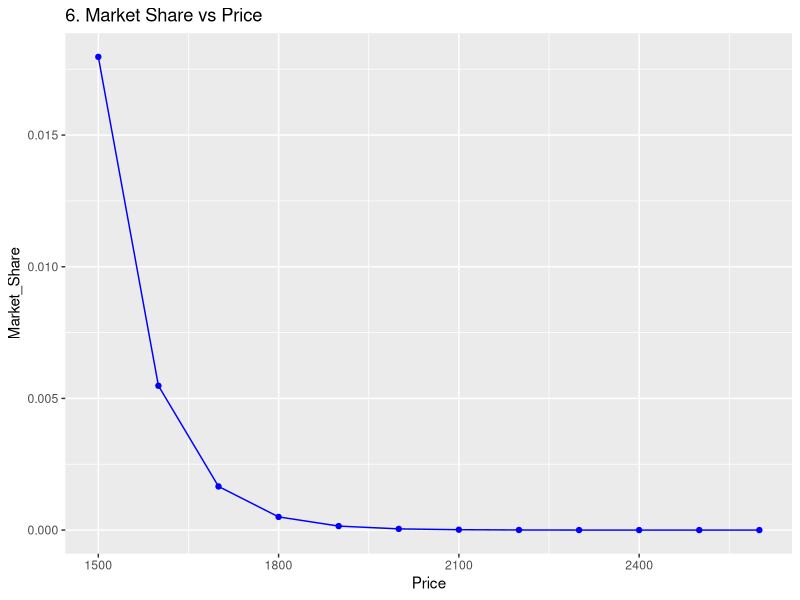
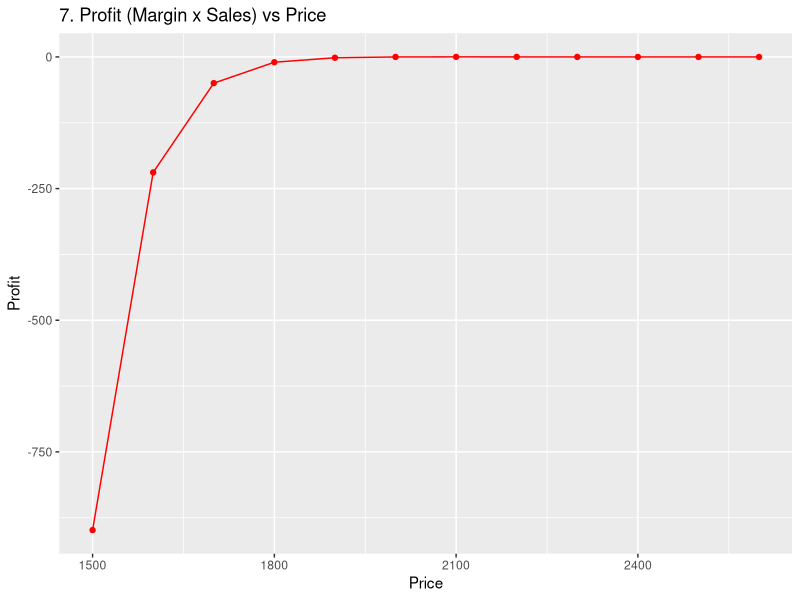
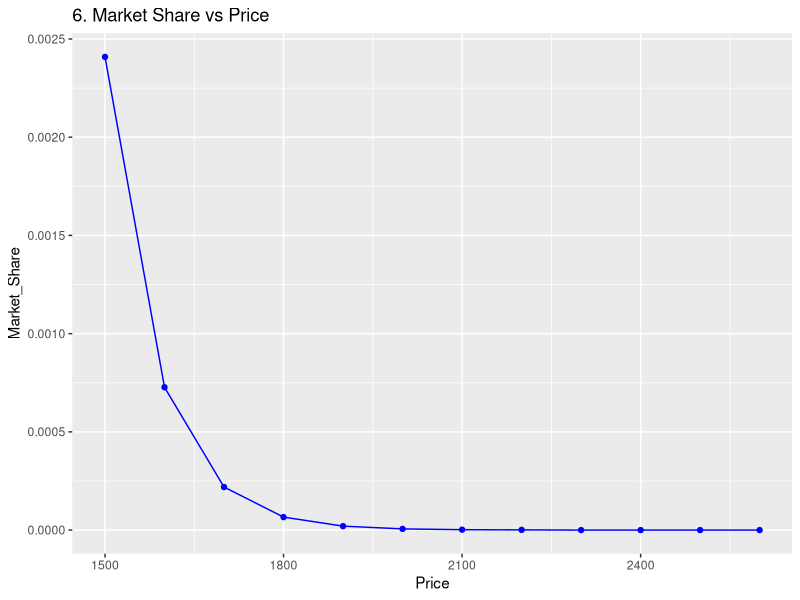
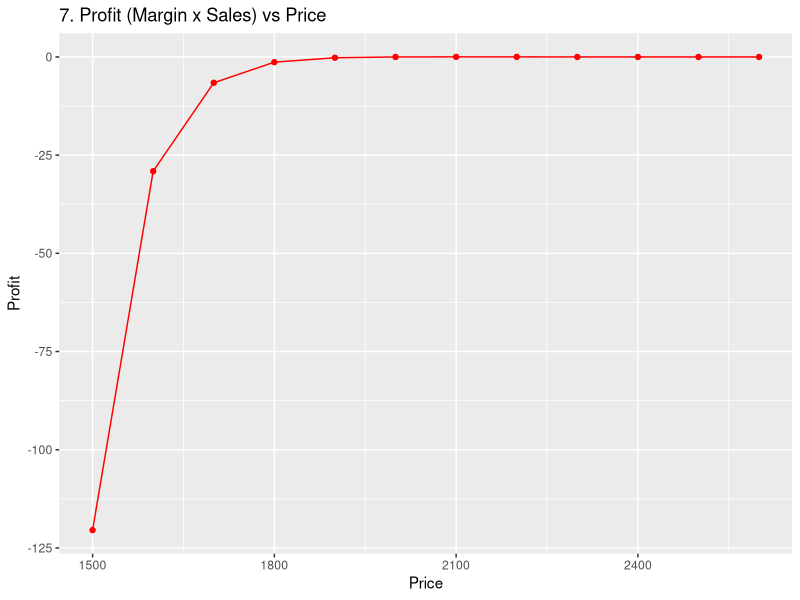
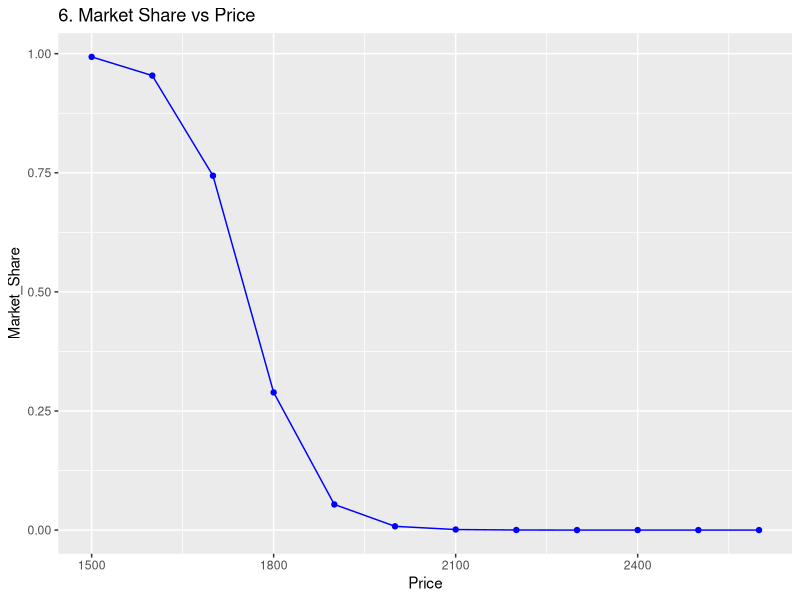
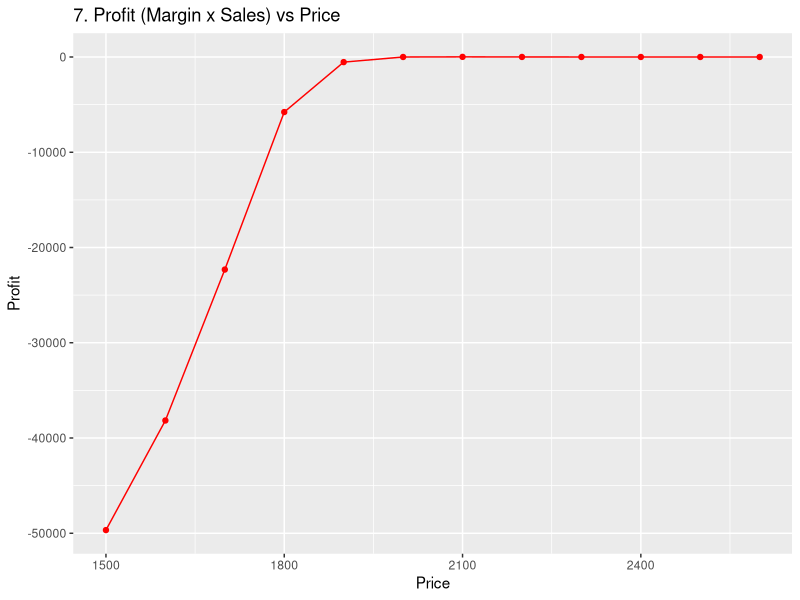
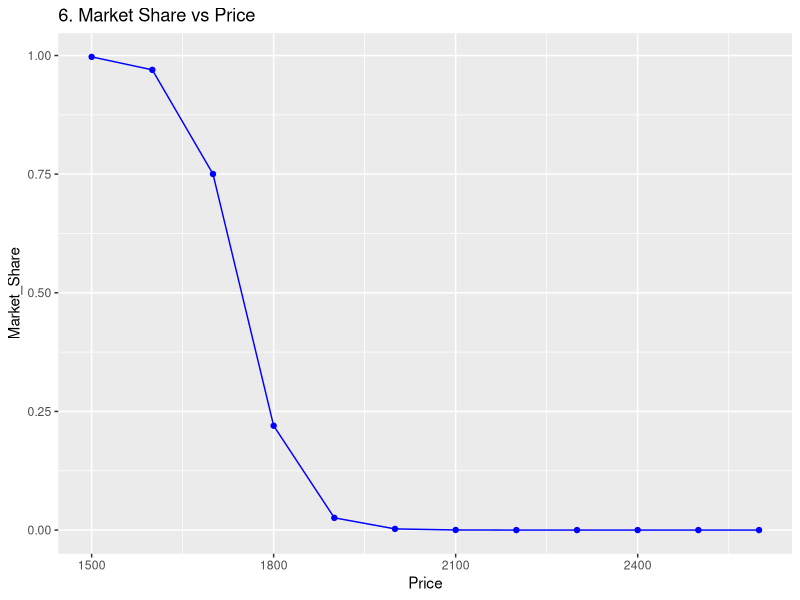
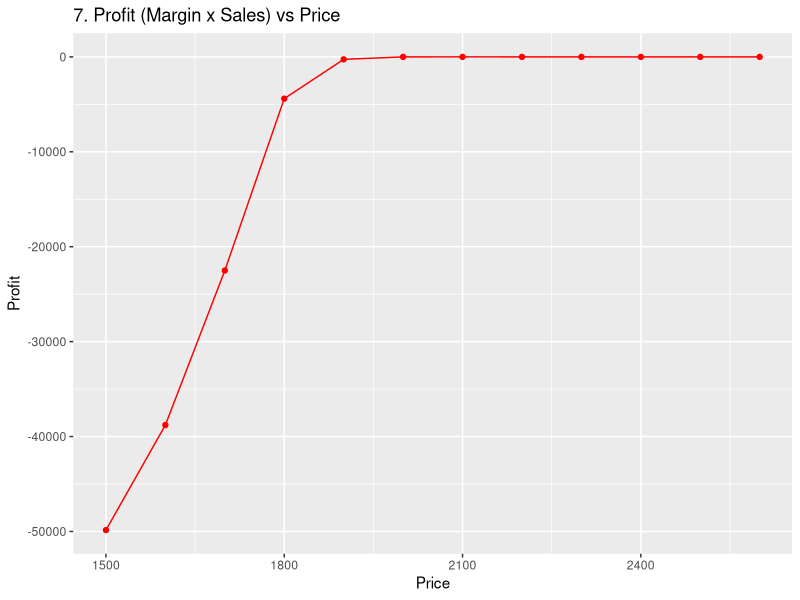

R code for these plots, in order:
library(readxl)
library(dplyr)
library(ggplot2)

setwd("~/Documents/UC Davis/BAX - 442/Class2/Conjoint")

asha <- c(21,20,19,24,23,22,9,8,7,12,11,10,15,14,13,18,17,16,3,2,1,6,5,4)
kavish <- c(11,10,12,23,24,22,7,8,9,19,21,20,5,4,6,17,18,16,2,3,1,14,15,13)
keshore <- c(17,11,16,22,20,24,14,10,13,23,21,18,3,5,12,1,2,19,7,9,4,15,8,6)
neon <- c(14,15,12,23,21,19,18,17,16,24,22,20,4,5,1,11,6,8,7,2,3,13,9,10) 
vinit <- c(15,13,7,23,24,14,10,12,11,21,22,9,6,16,8,19,20,4,2,3,1,17,18,5)

hw1 = function(pref_vector) {
  
  design_matrix <- read_excel("Design Matrix.xlsx")
  names(design_matrix) <- c("Screen_75", "Screen_85", "Resolution", "Brand", "Price", "Profile_Num", "Profile")
  
  preference <- pref_vector
  
  cost <- data.frame(intercept = 1000, screen_75_inch = 500, screen_85_inch = 1000, resolution = 250, brand = 250)
  own_brand <- data.frame(intercept = 1, screen_75_inch = 0, screen_85_inch = 1, resolution = 0, brand = 0, price = 1500)
  sony_brand <- data.frame(intercept = 1, screen_75_inch = 1, screen_85_inch = 0, resolution = 1, brand = 1, price = 2500)
  sharp_brand <- data.frame(intercept = 1, screen_75_inch = 0, screen_85_inch = 1, resolution = 1, brand = 0, price = 2000)
  market_size <- 100
  net_cost <- sum(subset(own_brand, select = -c(price))*cost)
  
  screen_75 <- as.matrix(design_matrix["Screen_75"])
  screen_85 <- as.matrix(design_matrix["Screen_85"])
  resolution <- as.matrix(design_matrix["Resolution"])
  brand <- as.matrix(design_matrix["Brand"])
  price <- as.matrix(design_matrix["Price"])
  
  lm_model = lm(preference ~ screen_75 + screen_85 + resolution + brand + price)
  
  partworths <- data.frame(t(summary(lm_model)$coefficients[,1]))
  colnames(partworths) <- c("Intercept", "Screen_75", "Screen_85", "Resolution", "Brand", "Price")
  
  print("1. Partworths:")
  print(partworths)
  
  attributes <- data.frame(Attributes = c("Screen Size", "Screen Resolution", "Brand Name", "Price"),
                           Range = c(pmax(0, partworths["Screen_75"], partworths["Screen_85"]) - pmin(0, partworths["Screen_75"], partworths["Screen_85"]),
                                     pmax(0, partworths["Resolution"]) - pmin(0, partworths["Resolution"]),
                                     pmax(0, partworths["Brand"]) - pmin(0, partworths["Brand"]),
                                     pmax(0, partworths["Price"]) - pmin(0, partworths["Price"])))
  attributes["Importance"] <- round(attributes["Range"] * 100 / sum(attributes["Range"]),0)
  attributes["Importance"] <- lapply(attributes["Importance"], paste0, '%')
  
  print("2. Attribute Importance:") 
  print(attributes["Importance"])
  
  cost_saving <- pmax(sony_brand$price, sharp_brand$price) - pmin(sony_brand$price, sharp_brand$price)
  price_per_util <- cost_saving/abs(partworths["Price"])
  wtp <- subset(partworths, select = -c(Price)) * c(price_per_util)
  
  print("3. Willingness to Pay:")
  print(wtp)
  
  utility_func <- function(ob_price, brand=own_brand) {
    return(sum(subset(brand, select = -c(price)) * subset(partworths, select = -c(Price))) 
              + (partworths["Price"][1,] * 
                (ob_price - pmin(sony_brand$price, sharp_brand$price)) /
                (pmax(sony_brand$price, sharp_brand$price) - pmin(sony_brand$price, sharp_brand$price))))
  }
  
  utility <- rbind(utility_func(sony_brand$price, sony_brand), utility_func(sharp_brand$price, sharp_brand))
  attractiveness <- exp(utility)
  
  final_df <- data.frame(Price = seq(1500, 2600, 100))
  final_df["Attractiveness"] <- exp(unlist(lapply(final_df$Price, utility_func)))
  total_attractiveness <- final_df["Attractiveness"] + attractiveness[1,] + attractiveness[2,]
  final_df["Market_Share"] <- round(final_df["Attractiveness"] / total_attractiveness, 6)
  final_df["Sales"] <- final_df["Market_Share"] * market_size
  final_df["Margin"] <- final_df["Price"]  - net_cost                
  final_df["Profit"] <- final_df["Margin"] * final_df["Sales"]
  
  max_profit <- max(final_df$Profit)
  
  optimal_price <- final_df[final_df$Profit == max_profit, "Price"]
  print(paste("4. Optimal Price:", optimal_price))
  
  print(paste("5. Maximum Profit:", max_profit))
  
  q6_plot <- ggplot() +
    geom_line(data = final_df, mapping = aes(x = Price , y = Market_Share), color = 'blue') +
    geom_point(data = final_df, mapping = aes(x = Price , y = Market_Share), color = 'blue') + 
    labs(title = "6. Market Share vs Price")
  
  q7_plot <- ggplot() +
    geom_line(data = final_df, mapping = aes(x = Price , y = Profit), color = 'red') +
    geom_point(data = final_df, mapping = aes(x = Price , y = Profit), color = 'red') +
    labs(title = "7. Profit (Margin x Sales) vs Price")
  
  list(q6_plot, q7_plot)
  
}

hw1(asha)
hw1(kavish)
hw1(keshore)
hw1(neon)
hw1(vinit)

hw1
